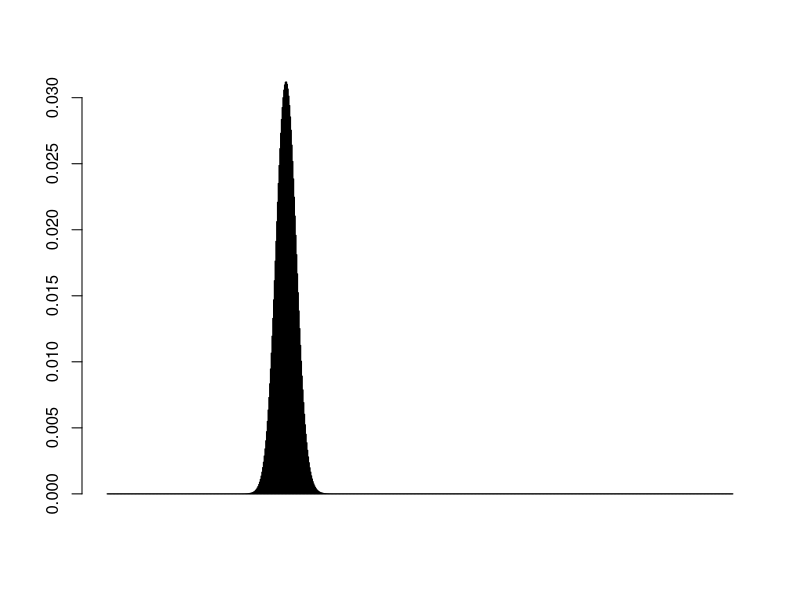
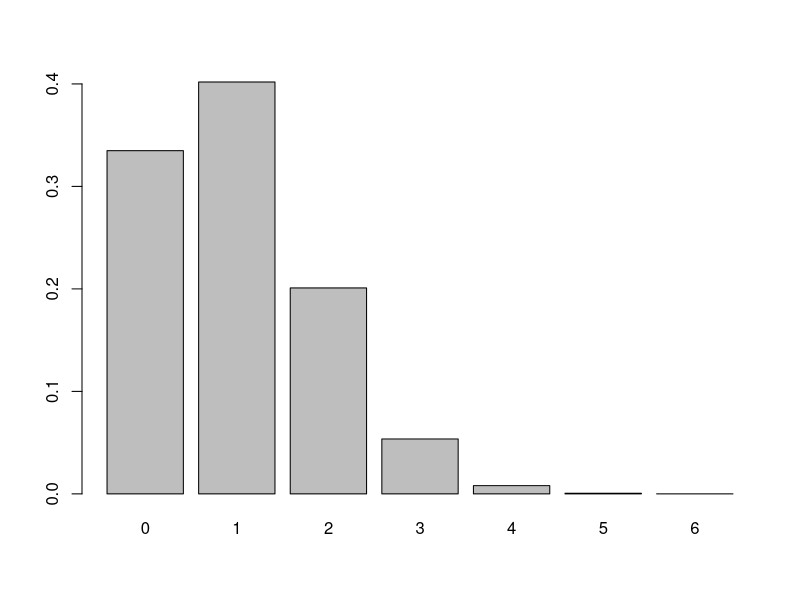
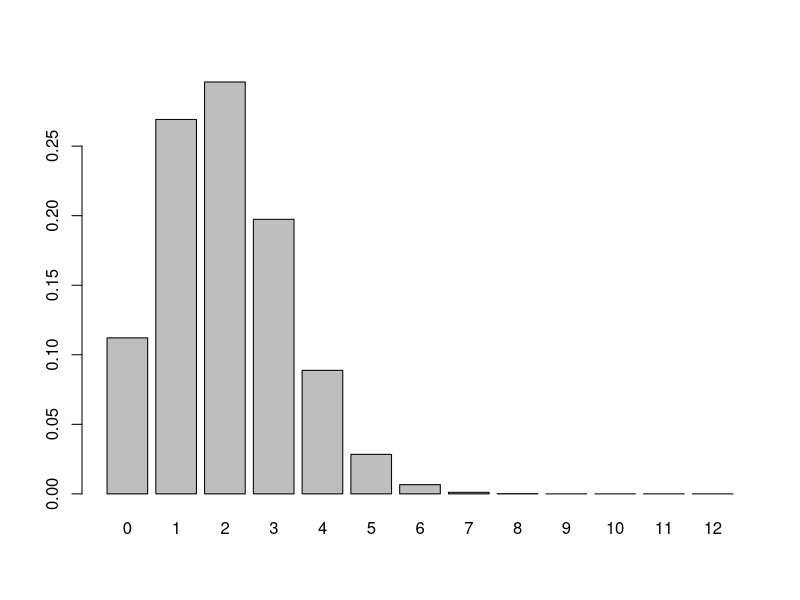
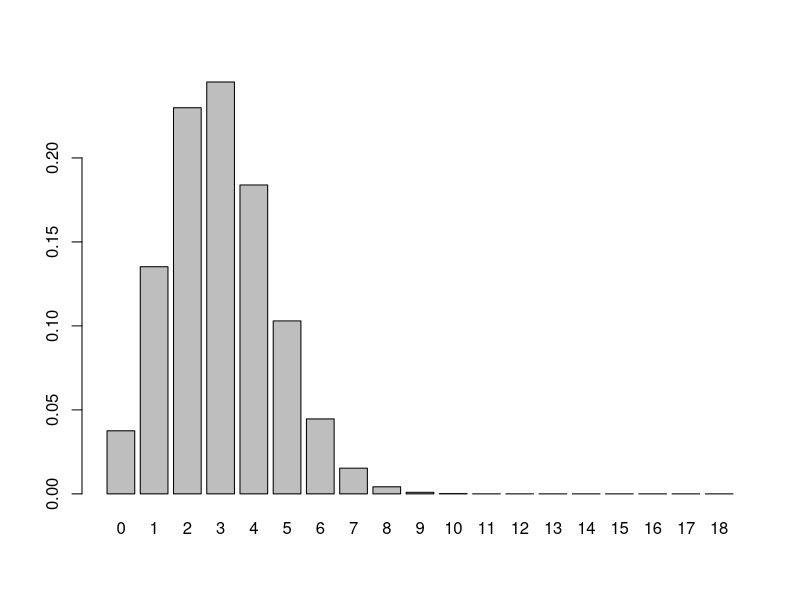

R code for these plots, in order:
## ---- chunk 1
knitr::opts_chunk$set(echo = TRUE)
## ---- chunk 2
success <- .286
n <- 800
pbinom(230,n,success)-pbinom(219, n, success)
## ---- chunk 3
barplot(dbinom(0:800, 800, success))
## ---- chunk 4
rollsix <- 1/6
1-pbinom(1, 6, rollsix)
## ---- chunk 5
1-pbinom(0,6, rollsix)
## ---- chunk 6
1-pbinom(1,12,rollsix)
## ---- chunk 7
1-pbinom(2, 18, rollsix)
## ---- chunk 8
barplot(dbinom(0:6, 6, rollsix),names.arg=0:6)
barplot(dbinom(0:12, 12, rollsix),names.arg=0:12)
barplot(dbinom(0:18, 18, rollsix),names.arg=0:18)
